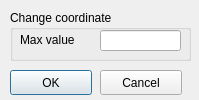
<ui version="4.0" >
 <class>ChangecoordinatedlgClass</class>
 <widget class="QDialog" name="ChangecoordinatedlgClass" >
  <property name="geometry" >
   <rect>
    <x>0</x>
    <y>0</y>
    <width>199</width>
    <height>100</height>
   </rect>
  </property>
  <property name="windowTitle" >
   <string>Changecoordinatedlg</string>
  </property>
  <widget class="QPushButton" name="ChangCoordinateOK" >
   <property name="geometry" >
    <rect>
     <x>10</x>
     <y>70</y>
     <width>82</width>
     <height>25</height>
    </rect>
   </property>
   <property name="text" >
    <string>OK</string>
   </property>
  </widget>
  <widget class="QPushButton" name="ChangCoordinateCancel" >
   <property name="geometry" >
    <rect>
     <x>100</x>
     <y>70</y>
     <width>82</width>
     <height>25</height>
    </rect>
   </property>
   <property name="text" >
    <string>Cancel</string>
   </property>
  </widget>
  <widget class="Q3GroupBox" name="groupBox1" >
   <property name="geometry" >
    <rect>
     <x>10</x>
     <y>10</y>
     <width>181</width>
     <height>51</height>
    </rect>
   </property>
   <property name="title" >
    <string>Change coordinate</string>
   </property>
   <widget class="QLabel" name="textLabel1" >
    <property name="geometry" >
     <rect>
      <x>10</x>
      <y>20</y>
      <width>70</width>
      <height>20</height>
     </rect>
    </property>
    <property name="text" >
     <string>Max value</string>
    </property>
    <property name="wordWrap" >
     <bool>false</bool>
    </property>
   </widget>
   <widget class="QLineEdit" name="CoordinateMax" >
    <property name="geometry" >
     <rect>
      <x>90</x>
      <y>20</y>
      <width>81</width>
      <height>21</height>
     </rect>
    </property>
   </widget>
  </widget>
 </widget>
 <layoutdefault spacing="6" margin="11" />
 <customwidgets>
  <customwidget>
   <class>Q3GroupBox</class>
   <extends>QGroupBox</extends>
   <header>Qt3Support/Q3GroupBox</header>
   <container>1</container>
  </customwidget>
 </customwidgets>
 <resources/>
 <connections/>
</ui>
